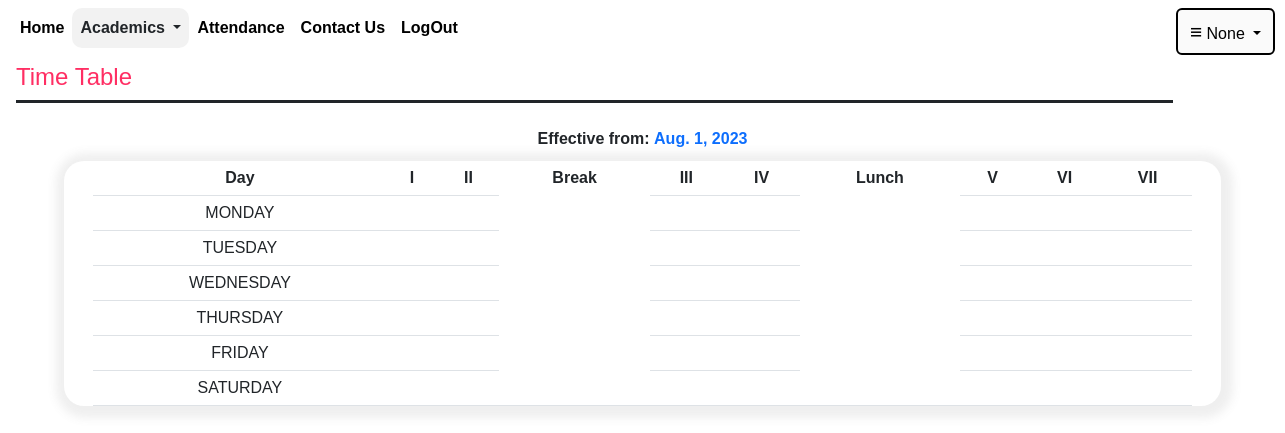
/displaytimetable, run on the app's committed database.
### user/models.py (models this page shows, shortened)
class TimeTable(models.Model):
    date=models.DateTimeField(default=timezone.now)
    Year=models.IntegerField()
    Dept=models.CharField(max_length=20)
    Day=models.CharField(max_length=20,default="sunday",primary_key=True)
    C1=models.CharField(max_length=20)
    C2=models.CharField(max_length=20)
    C3=models.CharField(max_length=20)
    C4=models.CharField(max_length=20)
    C5=models.CharField(max_length=20)
    C6=models.CharField(max_length=20)
    C7=models.CharField(max_length=20,default="")

### user/views.py (the view)
# urls.py: path('displaytimetable',views.displaytimetable),
def displaytimetable(request):
    uname=request.session.get('uname')
    name=request.session.get('name')
    tt=TimeTable.objects.all()
    return render(request,'displaytimetable.html',{'tt':tt,'date':tt[0].date.date(),'assignments':assignments,'uname':uname,'name':name})

### user/templates/displaytimetable.html (shortened to what this page needs)
{% extends 'base.html'%}
{% block content%}
<div class="h4 pb-2 mb-4 mx- border-bottom border-3 mx-3 border-dark underline" style="color:#FF2E63;width:90vw;">
    Time Table
</div>
<center>
<strong class="date" style="">Effective from: <span style="color:#0d6efd"><b>{{date}}</b></span></strong>
<div class="main">
<table class="table table-hover mx-3 timetable" >
    <tr>
        <th>Day</th><th>I</th><th>II</th><th rowspan="7">Break</th><th>III</th><th>IV</th><th rowspan="7">Lunch</th><th>V</th><th>VI</th><th>VII</th>
    </tr>
    {% for x in tt%}
    <tr>
        <td>{{x.Day}}</td><td>{{x.C1}}</td><td>{{x.C2}}</td><td>{{x.C3}}</td><td>{{x.C4}}</td><td>{{x.C5}}</td><td>{{x.C6}}</td><td>{{x.C7}}</td>
    </tr>
    {% endfor %}
</table>
</center>
  <br>
  <br>
{% endblock%}

### data on the page
TimeTable: Day "MONDAY"
TimeTable: Day "TUESDAY"
TimeTable: Day "WEDNESDAY"
TimeTable: Day "THURSDAY"
TimeTable: Day "FRIDAY"
TimeTable: Day "SATURDAY"

### other printed values
{{ uname }} "None"
{{ date }} "Aug. 1, 2023"
